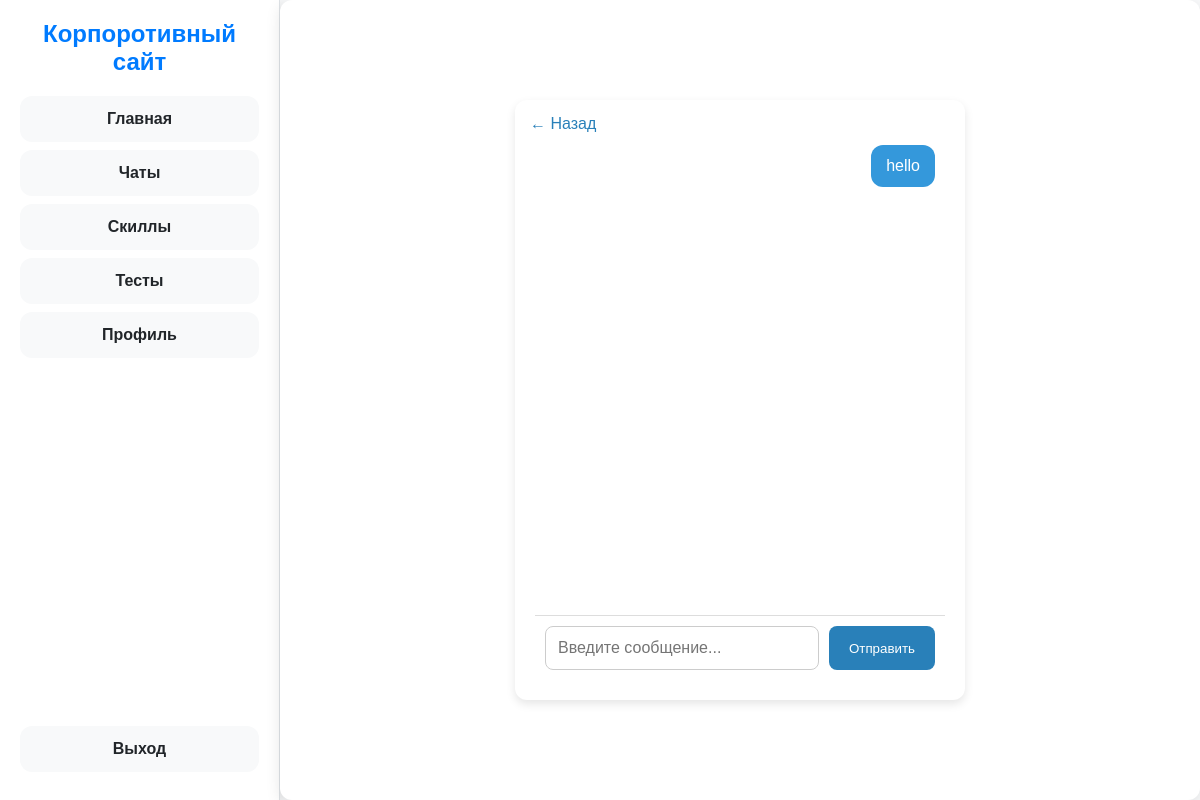
Before: /chats/13/ (signed in) with the older database file.
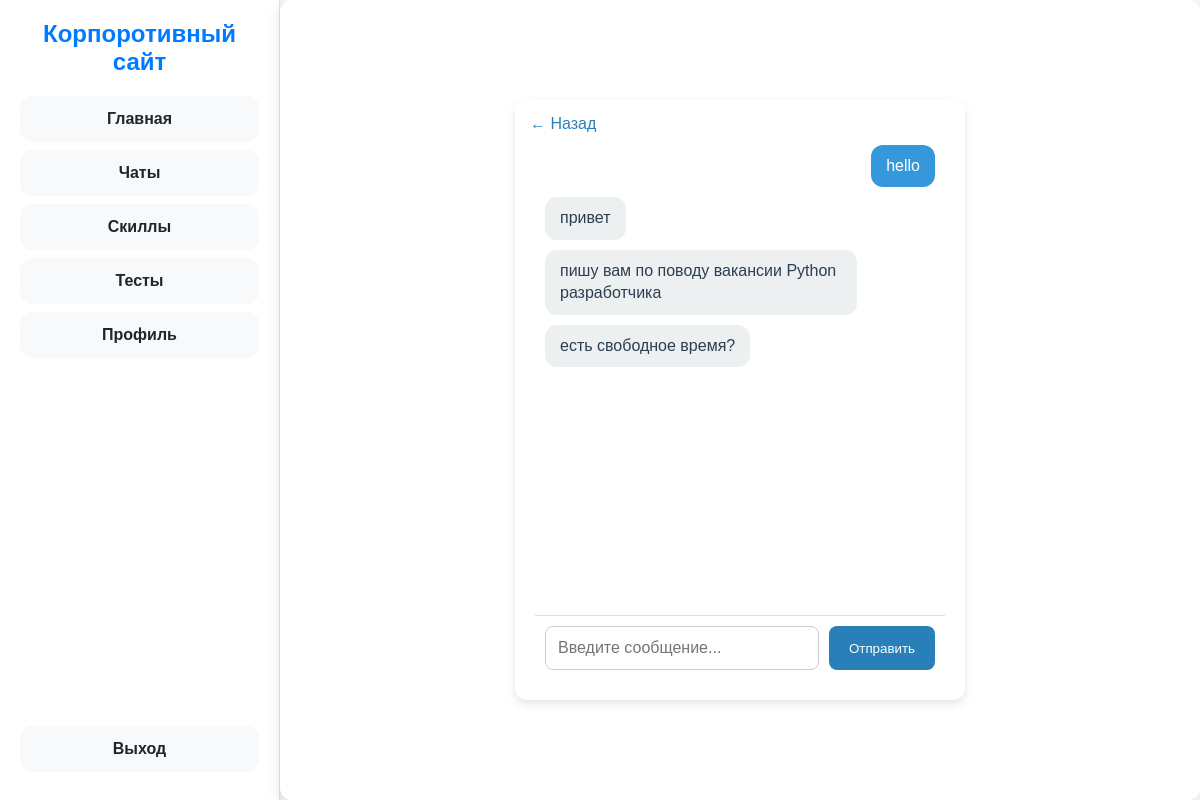
After: the same page with the newer database file.
### tool/models.py (models this page shows, shortened)
class Message(models.Model):
    chat = models.ForeignKey(Chat, on_delete=models.CASCADE)
    sender = models.ForeignKey("UserProfile", related_name='sent_messages', on_delete=models.CASCADE, default=None)
    receiver = models.ForeignKey("UserProfile", related_name='received_messages', on_delete=models.CASCADE, default=None)
    text = models.TextField()
    created_at = models.DateTimeField(auto_now_add=True)  # Правильное поле

### tool/views.py (the view, shortened to what this page needs)
# urls.py: path('chats/<int:chat_id>/', views.chat_detail, name='chat_detail'),
@login_required
def chat_detail(request, chat_id):
    chat = get_object_or_404(Chat, id=chat_id)
    if request.user.userprofile != chat.sender and request.user.userprofile != chat.receiver:
        return HttpResponseBadRequest("You are not a participant of this chat")
    messages = Message.objects.filter(chat=chat)
    return render(request, 'chat_detail.html', {'chat': chat, 'messages': messages})

### tool/templates/chat_detail.html (shortened to what this page needs)
{% extends 'base.html' %}
{% block content %}
    <div class="chat-wrapper">
        <div class="chat-container">
            <button class="back-button" onclick="history.back()">&#8592; Назад</button>
            <div class="messages">
                {% for message in messages %}
                    <div class="message {% if message.sender == user.userprofile %}sent{% else %}received{% endif %}">
                        <p>{{ message.text }}</p>
                    </div>
                {% empty %}
                    <p class="no-messages">Сообщений пока нет.</p>
                {% endfor %}
            </div>
            <form id='chat-form' class="chat-form">
                <input type="text" id='message-input' name="message" placeholder="Введите сообщение..." required>
                <button type="submit">Отправить</button>
            </form>
        </div>
    </div>
{% endblock %}

Changed rows visible on the page:
added Message: text "привет"
added Message: text "пишу вам по поводу вакансии Python разработчика"
added Message: text "есть свободное время?"
